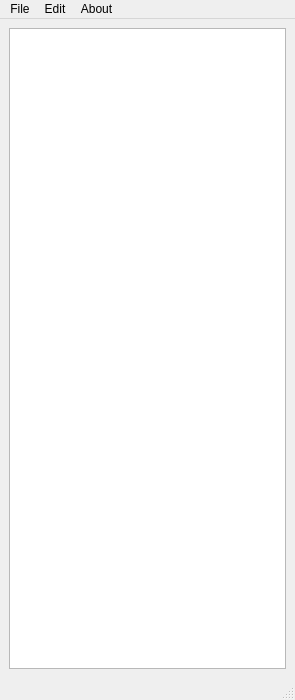
<?xml version="1.0" encoding="UTF-8"?>
<ui version="4.0">
 <class>HookOfTheReaper</class>
 <widget class="QMainWindow" name="HookOfTheReaper">
  <property name="geometry">
   <rect>
    <x>0</x>
    <y>0</y>
    <width>295</width>
    <height>700</height>
   </rect>
  </property>
  <property name="sizePolicy">
   <sizepolicy hsizetype="Fixed" vsizetype="Preferred">
    <horstretch>0</horstretch>
    <verstretch>0</verstretch>
   </sizepolicy>
  </property>
  <property name="windowTitle">
   <string>Hook of the Reaper</string>
  </property>
  <widget class="QWidget" name="centralwidget">
   <layout class="QHBoxLayout" name="horizontalLayout">
    <item>
     <widget class="QTextBrowser" name="textBrowser">
      <property name="sizePolicy">
       <sizepolicy hsizetype="Expanding" vsizetype="Expanding">
        <horstretch>0</horstretch>
        <verstretch>0</verstretch>
       </sizepolicy>
      </property>
     </widget>
    </item>
   </layout>
  </widget>
  <widget class="QMenuBar" name="menubar">
   <property name="geometry">
    <rect>
     <x>0</x>
     <y>0</y>
     <width>295</width>
     <height>21</height>
    </rect>
   </property>
   <widget class="QMenu" name="menuFile">
    <property name="title">
     <string>File</string>
    </property>
    <addaction name="actionAdd_Light_Gun"/>
    <addaction name="actionAdd_Light_Controller"/>
    <addaction name="separator"/>
    <addaction name="actionPlayer_Assignment"/>
    <addaction name="separator"/>
    <addaction name="actionTest_defaultLG_Game_File"/>
    <addaction name="actionTest_INI_Game_File"/>
    <addaction name="separator"/>
    <addaction name="actionExit"/>
   </widget>
   <widget class="QMenu" name="menuEdit">
    <property name="title">
     <string>Edit</string>
    </property>
    <addaction name="actionEdit_Light_Gun"/>
    <addaction name="actionEdit_Light_Controller"/>
    <addaction name="separator"/>
    <addaction name="actionTest_COM_Port"/>
    <addaction name="actionTest_Light_Controller"/>
    <addaction name="separator"/>
    <addaction name="actionSettings"/>
   </widget>
   <widget class="QMenu" name="menuAbout">
    <property name="title">
     <string>About</string>
    </property>
    <addaction name="actionHook_of_the_Reaper"/>
   </widget>
   <addaction name="menuFile"/>
   <addaction name="menuEdit"/>
   <addaction name="menuAbout"/>
  </widget>
  <widget class="QStatusBar" name="statusbar"/>
  <action name="actionAdd_Light_Gun">
   <property name="text">
    <string>Add Light Gun</string>
   </property>
  </action>
  <action name="actionAdd_Device">
   <property name="text">
    <string>Add Other COM Device</string>
   </property>
  </action>
  <action name="actionExit">
   <property name="text">
    <string>Exit</string>
   </property>
  </action>
  <action name="actionEdit_Light_Gun">
   <property name="text">
    <string>Edit Light Gun</string>
   </property>
  </action>
  <action name="actionEdit_Device">
   <property name="text">
    <string>Edit Other COM Device</string>
   </property>
  </action>
  <action name="actionPlayer_Assignment">
   <property name="text">
    <string>Player Assignment</string>
   </property>
  </action>
  <action name="actionSettings">
   <property name="text">
    <string>Settings</string>
   </property>
  </action>
  <action name="actionHook_of_the_Reaper">
   <property name="text">
    <string>Hook of the Reaper</string>
   </property>
  </action>
  <action name="actionTest_COM_Port">
   <property name="text">
    <string>Test Light Gun</string>
   </property>
  </action>
  <action name="actionTest_defaultLG_Game_File">
   <property name="text">
    <string>Test DefaultLG Game File</string>
   </property>
  </action>
  <action name="actionTest_INI_Game_File">
   <property name="text">
    <string>Test INI Game File</string>
   </property>
  </action>
  <action name="actionAdd_Light_Controller">
   <property name="text">
    <string>Add Light Controller</string>
   </property>
  </action>
  <action name="actionEdit_Light_Controller">
   <property name="text">
    <string>Edit Light Controller</string>
   </property>
  </action>
  <action name="actionTest_Light_Controller">
   <property name="text">
    <string>Test Light Controller</string>
   </property>
  </action>
 </widget>
 <resources/>
 <connections/>
</ui>
